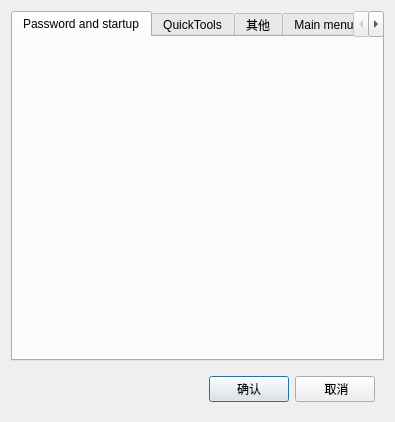
<?xml version="1.0" encoding="UTF-8"?>
<ui version="4.0">
 <class>setup_user_mode</class>
 <widget class="QDialog" name="setup_user_mode">
  <property name="geometry">
   <rect>
    <x>0</x>
    <y>0</y>
    <width>395</width>
    <height>422</height>
   </rect>
  </property>
  <property name="windowTitle">
   <string>Dialog</string>
  </property>
  <layout class="QVBoxLayout" name="verticalLayout">
   <item>
    <widget class="QTabWidget" name="tabWidget">
     <property name="currentIndex">
      <number>0</number>
     </property>
     <widget class="QWidget" name="tab">
      <attribute name="title">
       <string>Password and startup</string>
      </attribute>
     </widget>
     <widget class="QWidget" name="tab_2">
      <attribute name="title">
       <string>QuickTools</string>
      </attribute>
     </widget>
     <widget class="QWidget" name="tab_3">
      <attribute name="title">
       <string>其他</string>
      </attribute>
     </widget>
     <widget class="QWidget" name="tab_4">
      <attribute name="title">
       <string>Main menu</string>
      </attribute>
     </widget>
     <widget class="QWidget" name="tab_5">
      <attribute name="title">
       <string>Tabs on the right</string>
      </attribute>
     </widget>
    </widget>
   </item>
   <item>
    <widget class="QWidget" name="widget" native="true">
     <layout class="QHBoxLayout" name="horizontalLayout">
      <item>
       <spacer name="horizontalSpacer">
        <property name="orientation">
         <enum>Qt::Horizontal</enum>
        </property>
        <property name="sizeHint" stdset="0">
         <size>
          <width>194</width>
          <height>20</height>
         </size>
        </property>
       </spacer>
      </item>
      <item>
       <widget class="QPushButton" name="pushButton">
        <property name="text">
         <string>确认</string>
        </property>
       </widget>
      </item>
      <item>
       <widget class="QPushButton" name="pushButton_2">
        <property name="text">
         <string> 取消</string>
        </property>
       </widget>
      </item>
     </layout>
    </widget>
   </item>
  </layout>
 </widget>
 <resources/>
 <connections/>
</ui>
